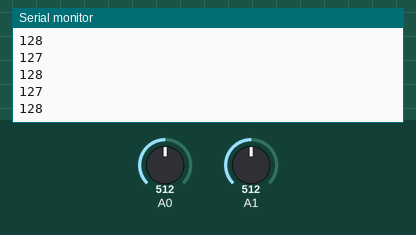
Simulated run of this sketch. Board: Arduino Leonardo, built with avr-gcc and run on an emulated ATmega32U4. Parts: the last lines printed to the serial monitor. The inputs (shaded band) are chosen by the test bench; at power-on: A0 = 512, A1 = 512. USB keyboard and mouse output is not drawn.

Above: at 1.2 s.
1.3 s: A0 set to 716
At 1.34 s:
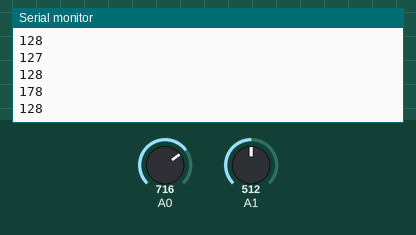
2.8 s: A1 set to 716
At 2.86 s:
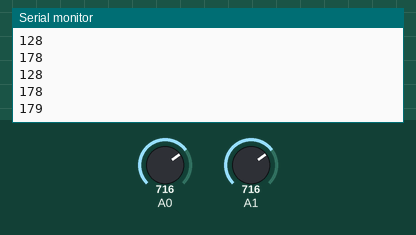
4.3 s: A0 set to 900
At 4.34 s:
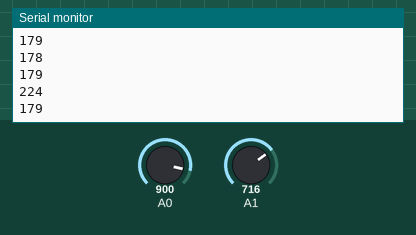
5.8 s: A1 set to 900
At 5.86 s:
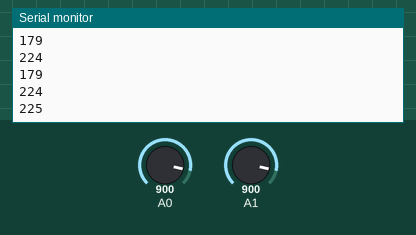
Timing chart, 0 to 8.3 s (numbered marks = the images above; inputs shaded):
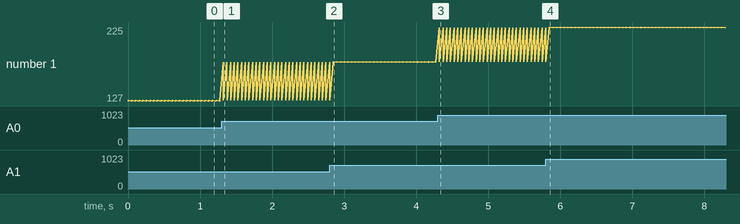

Measured:
- after the input at 1.3 s, the serial monitor: prints a new line at once (image 1)
- after the input at 2.8 s, the serial monitor: prints a new line after 0.05 s (image 2)
- after the input at 4.3 s, the serial monitor: prints a new line at once (image 3)
- after the input at 5.8 s, the serial monitor: prints a new line after 0.05 s (image 4)
- plotted number 1: 128 → 179 after the input at 2.8 s, 179 → 225 after the input at 5.8 s

The sketch:

sketch_apr14a.ino
```cpp
#include <Joystick.h>

Joystick_ Joystick;

int zAxis_ = 0;
int Throttle_ = 0;

const bool initAutoSendState = true;

void setup()
{
    Joystick.begin();
}

void loop(){

    zAxis_ = analogRead(A0);
    zAxis_ = map(zAxis_,0,1023,0,255);
    Joystick.setZAxis(zAxis_);

    Throttle_ = analogRead(A1);
    Throttle_ = map(Throttle_,1023,0,255,0);
    Joystick.setThrottle(Throttle_);

    Serial.println(zAxis_);
    Serial.println(Throttle_);

    delay (50);
}
```
